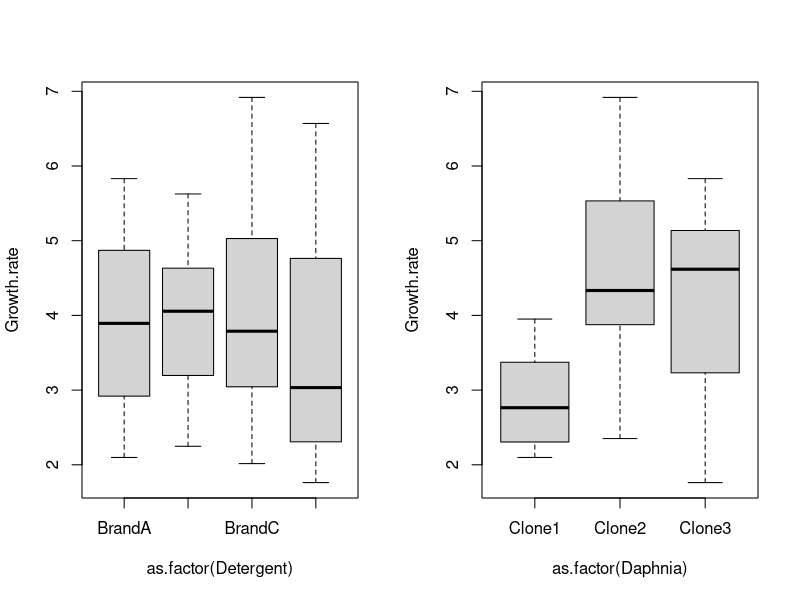
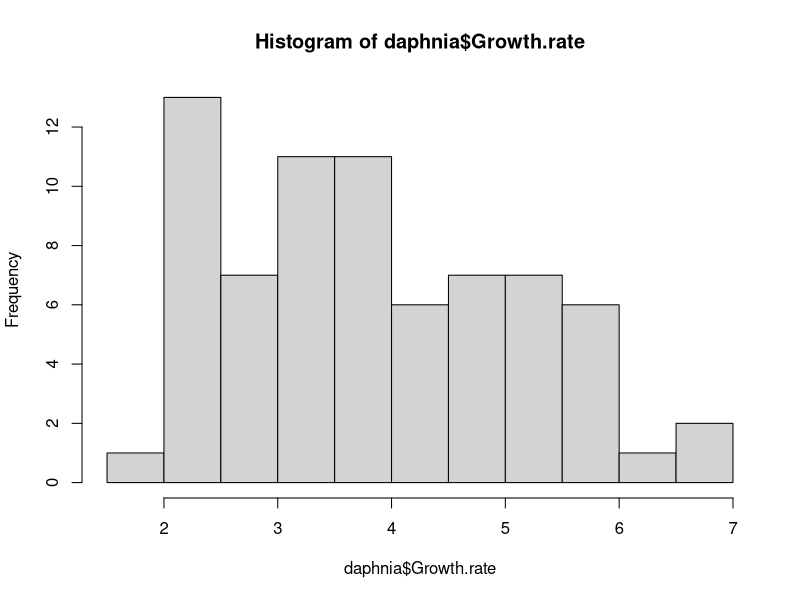
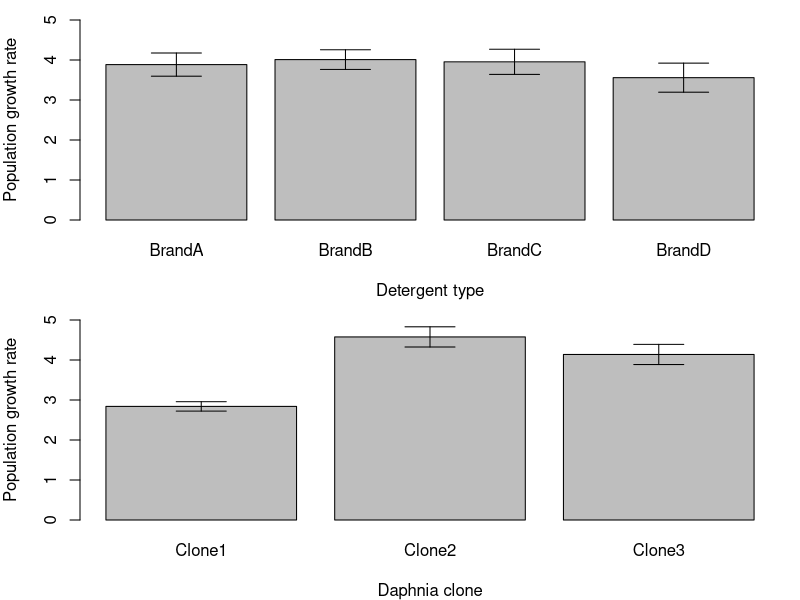
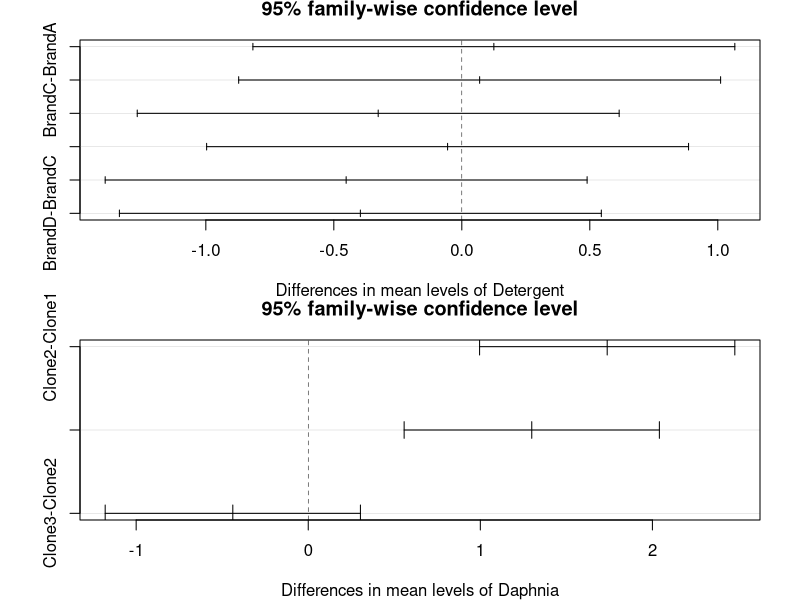
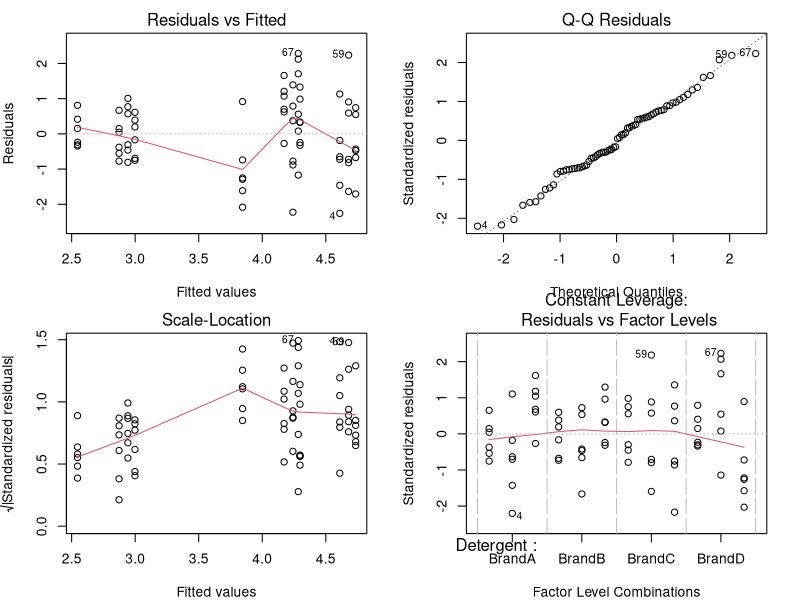
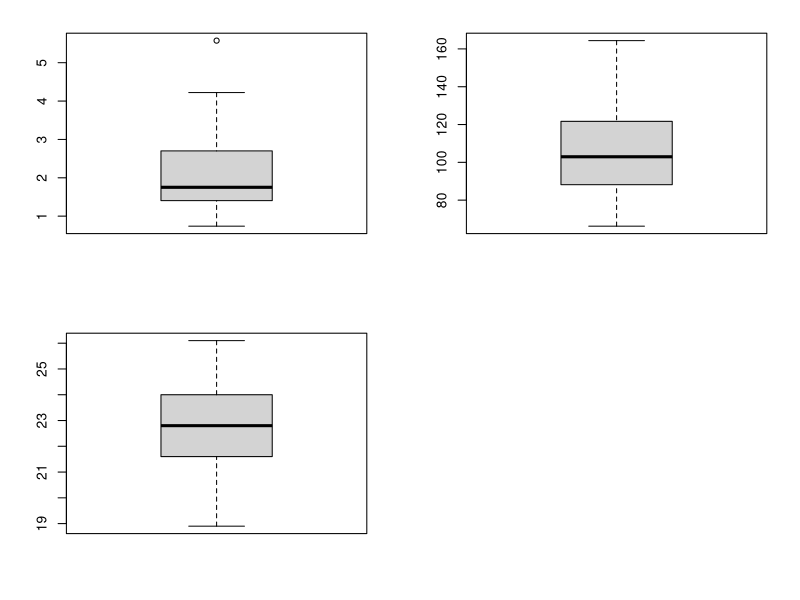
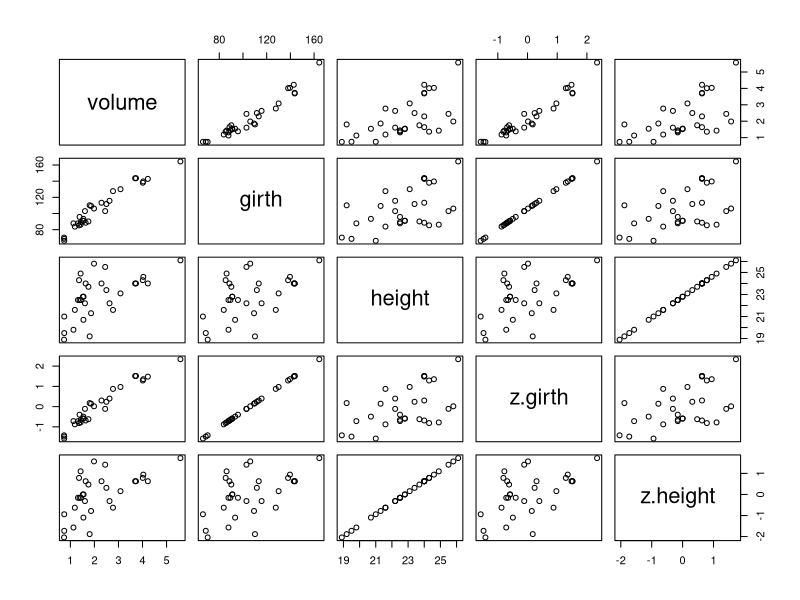
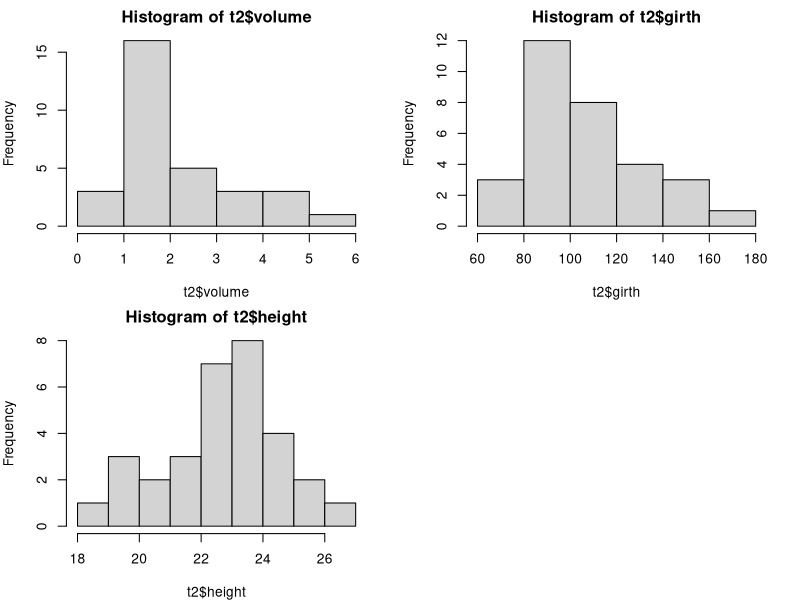

Reproduce these figures in R, in order.
## SwS_11 ##


rm(list = ls())
daphnia <- read.delim("11_daphnia.txt")
summary(daphnia)

# 1.Outliers
par(mfrow = c(1,2))
plot(Growth.rate ~ as.factor(Detergent), data = daphnia)
plot(Growth.rate ~ as.factor(Daphnia), data = daphnia)

# 2. Homogneity of variance
require(dplyr)
daphnia %>%
  group_by(Detergent) %>%
  summarise(variance = var(Growth.rate))
daphnia %>%
  group_by(Daphnia) %>%
  summarise(variance = var(Growth.rate))

dev.off()
hist(daphnia$Growth.rate)

seFun <- function(x) {
  sqrt(var(x)/length(x))
}
# calculate the mean of each detergent using tapply
detergentMean <- with(daphnia, tapply(Growth.rate, INDEX = Detergent,
                                      FUN = mean))
detergentSEM <- with(daphnia, tapply(Growth.rate, INDEX = Detergent,
                                     FUN = seFun))
cloneMean <- with(daphnia, tapply(Growth.rate, INDEX = Daphnia, FUN = mean))
cloneSEM <- with(daphnia, tapply(Growth.rate, INDEX = Daphnia, FUN = seFun))

dev.off()
par(mfrow=c(2,1),mar=c(4,4,1,1))
barMids <- barplot(detergentMean, xlab = "Detergent type", 
                   ylab = "Population growth rate", ylim = c(0, 5))
arrows(barMids, detergentMean - detergentSEM, barMids, 
       detergentMean + detergentSEM, code = 3, angle = 90)
barMids <- barplot(cloneMean, xlab = "Daphnia clone", 
                   ylab = "Population growth rate",ylim = c(0, 5))
arrows(barMids, cloneMean - cloneSEM, barMids, 
       cloneMean + cloneSEM, code = 3, angle = 90)

# the linear model
daphniaMod <- lm(Growth.rate~Detergent + Daphnia, data = daphnia)
summary(daphniaMod)
# the ANOVA model
daphniaANOVAMod <- aov(Growth.rate ~ Detergent + Daphnia, data = daphnia)
summary(daphniaANOVAMod)
?aov
# Tukey HSD using result from anova model
daphniaModHSD <- TukeyHSD(daphniaANOVAMod)
daphniaModHSD
par(mfrow = c(2,1), mar = c(4,4,2,2))
plot(daphniaModHSD)
par(mfrow = c(2,2))
plot(daphniaMod)


##################### Multiple Regression #####################
timber <- read.delim("11_timber.txt")
summary(timber)
# 1. Outliers
par(mfrow = c(2,2))
boxplot(timber$volume)
boxplot(timber$girth)
boxplot(timber$height)
# 2.Homogeneity of variance
var(timber$volume)
var(timber$girth)
var(timber$height)

t2<-as.data.frame(subset(timber, timber$volume!="NA"))
t2$z.girth<-scale(timber$girth)
t2$z.height<-scale(timber$height)
var(t2$z.girth)
var(t2$z.height)
plot(t2)
# 3. Are the data normally distributed?
par(mfrow = c(2, 2))
hist(t2$volume)
hist(t2$girth)
hist(t2$height)
# 4: Are there excessively many zeroes?
# Nope.
# 5: Is there collinearity among the covariates?
# Uh. This is a nice one.
pairs(timber)
cor(timber)
summary(lm(girth ~ height, data = timber))
VIF<- 1/(1-0.27)
VIF
sqrt(VIF) #The standard errors of girth are thus inflated by 1.17

pairs(timber)
cor(timber)
pairs(t2)
cor(t2)
# 6: Visually inspect relationships
# 7: Consider interactions?
timberMod <- lm(volume ~ girth + height, data = timber)
# aov(volume ~ girth + height, data = timber)
anova(timberMod)
summary(timberMod)
plot(timberMod)
